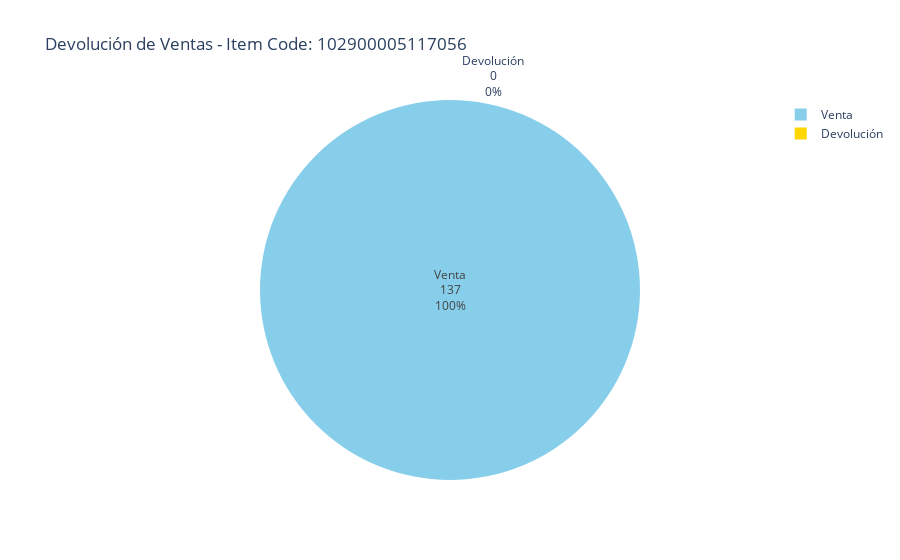

The code cell stored with this chart in its notebook:
### Markdown cell above
## aplicacion de Comprar retornadas indiviludad, luego grupal

### Code cell
# Contar ventas y devoluciones
sale_return_counts = df_most7_frequent_sales_day1['Sale or Return'].value_counts()
sale = sale_return_counts.get(1, 0)  # Número de ventas
returnn = sale_return_counts.get(0, 0)  # Número de devoluciones

# Obtener el código del ítem más frecuente (o "N/A" si está vacío)
return_item_code_unico = df_most7_frequent_sales_day1['Item Code'].iloc[0] if not df_most7_frequent_sales_day1.empty else "N/A"

# Crear gráfico de pastel
fig = go.Figure(data=[go.Pie(
    labels=['Venta', 'Devolución'],
    values=[sale, returnn],
    marker=dict(colors=['skyblue', 'gold']),
    textinfo='label+percent+value',
    insidetextorientation='radial'
)])

# Personalizar diseño
fig.update_layout(
    title=f'Devolución de Ventas - Item Code: {return_item_code_unico}',
    uniformtext_minsize=8,
    uniformtext_mode='hide'
)

# Mostrar gráfico
fig.show()

### Figure 1 — Plotly figure (JSON) as saved in the notebook; plotly's stock layout.template omitted (floating-point values rounded to 4 significant figures)
{"data": [{"insidetextorientation": "radial", "labels": ["Venta", "Devolución"], "marker": {"colors": ["skyblue", "gold"]}, "textinfo": "label+percent+value", "type": "pie", "values": [137, 0]}], "layout": {"title": {"text": "Devolución de Ventas - Item Code: 102900005117056"}, "uniformtext": {"minsize": 8, "mode": "hide"}}}
